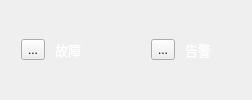
    <widget class="QFrame" name="frame_0">
     <property name="sizePolicy">
      <sizepolicy hsizetype="Fixed" vsizetype="Fixed">
       <horstretch>0</horstretch>
       <verstretch>0</verstretch>
      </sizepolicy>
     </property>
     <layout class="QHBoxLayout" name="horizontalLayout" stretch="1,1">
      <property name="spacing">
       <number>30</number>
      </property>
      <property name="sizeConstraint">
       <enum>QLayout::SetDefaultConstraint</enum>
      </property>
      <property name="topMargin">
       <number>1</number>
      </property>
      <property name="bottomMargin">
       <number>1</number>
      </property>
      <item>
       <widget class="QFrame" name="fault_hit">
        <property name="sizePolicy">
         <sizepolicy hsizetype="Ignored" vsizetype="Ignored">
          <horstretch>0</horstretch>
          <verstretch>0</verstretch>
         </sizepolicy>
        </property>
        <property name="minimumSize">
         <size>
          <width>100</width>
          <height>25</height>
         </size>
        </property>
        <property name="styleSheet">
         <string notr="true">border-image: url(:/images/images/fillet.png);</string>
        </property>
        <layout class="QHBoxLayout" name="fault_hit_2">
         <property name="spacing">
          <number>0</number>
         </property>
         <property name="leftMargin">
          <number>10</number>
         </property>
         <property name="topMargin">
          <number>0</number>
         </property>
         <property name="rightMargin">
          <number>20</number>
         </property>
         <property name="bottomMargin">
          <number>0</number>
         </property>
         <item>
          <widget class="QToolButton" name="fault2">
           <property name="text">
            <string>...</string>
           </property>
           <property name="icon">
            <iconset resource="../res.qrc">
             <normaloff>:/images/images/rad.svg</normaloff>:/images/images/rad.svg</iconset>
           </property>
          </widget>
         </item>
         <item alignment="Qt::AlignHCenter|Qt::AlignVCenter">
          <widget class="QLabel" name="fault1">
           <property name="sizePolicy">
            <sizepolicy hsizetype="Ignored" vsizetype="Ignored">
             <horstretch>0</horstretch>
             <verstretch>0</verstretch>
            </sizepolicy>
           </property>
           <property name="minimumSize">
            <size>
             <width>0</width>
             <height>0</height>
            </size>
           </property>
           <property name="font">
            <font>
             <family>Adobe 黑体 Std R</family>
             <pointsize>10</pointsize>
             <weight>50</weight>
             <bold>false</bold>
            </font>
           </property>
           <property name="styleSheet">
            <string notr="true">color: rgb(255, 255, 255);</string>
           </property>
           <property name="text">
            <string>故障</string>
           </property>
           <property name="alignment">
            <set>Qt::AlignLeading|Qt::AlignLeft|Qt::AlignVCenter</set>
           </property>
           <property name="margin">
            <number>0</number>
           </property>
          </widget>
         </item>
        </layout>
       </widget>
      </item>
      <item>
       <widget class="QFrame" name="alarm_hit">
        <property name="sizePolicy">
         <sizepolicy hsizetype="Ignored" vsizetype="Ignored">
          <horstretch>0</horstretch>
          <verstretch>0</verstretch>
         </sizepolicy>
        </property>
        <property name="minimumSize">
         <size>
          <width>100</width>
          <height>25</height>
         </size>
        </property>
        <property name="styleSheet">
         <string notr="true">border-image: url(:/images/images/fillet.png);</string>
        </property>
        <layout class="QHBoxLayout" name="alarm">
         <property name="spacing">
          <number>0</number>
         </property>
         <property name="leftMargin">
          <number>10</number>
         </property>
         <property name="topMargin">
          <number>0</number>
         </property>
         <property name="rightMargin">
          <number>20</number>
         </property>
         <property name="bottomMargin">
          <number>0</number>
         </property>
         <item>
          <widget class="QToolButton" name="alarm2">
           <property name="text">
            <string>...</string>
           </property>
           <property name="icon">
            <iconset resource="../res.qrc">
             <normaloff>:/images/images/green.svg</normaloff>:/images/images/green.svg</iconset>
           </property>
          </widget>
         </item>
         <item alignment="Qt::AlignHCenter|Qt::AlignVCenter">
          <widget class="QLabel" name="alarm1">
           <property name="enabled">
            <bool>false</bool>
           </property>
           <property name="sizePolicy">
            <sizepolicy hsizetype="Ignored" vsizetype="Ignored">
             <horstretch>0</horstretch>
             <verstretch>0</verstretch>
            </sizepolicy>
           </property>
           <property name="minimumSize">
            <size>
             <width>0</width>
             <height>0</height>
            </size>
           </property>
           <property name="font">
            <font>
             <family>Adobe 黑体 Std R</family>
             <pointsize>10</pointsize>
             <weight>50</weight>
             <bold>false</bold>
            </font>
           </property>
           <property name="styleSheet">
            <string notr="true">color: rgb(255, 255, 255);</string>
           </property>
           <property name="text">
            <string>告警</string>
           </property>
           <property name="alignment">
            <set>Qt::AlignLeading|Qt::AlignLeft|Qt::AlignVCenter</set>
           </property>
           <property name="margin">
            <number>0</number>
           </property>
          </widget>
         </item>
        </layout>
       </widget>
      </item>
     </layout>
    </widget>
